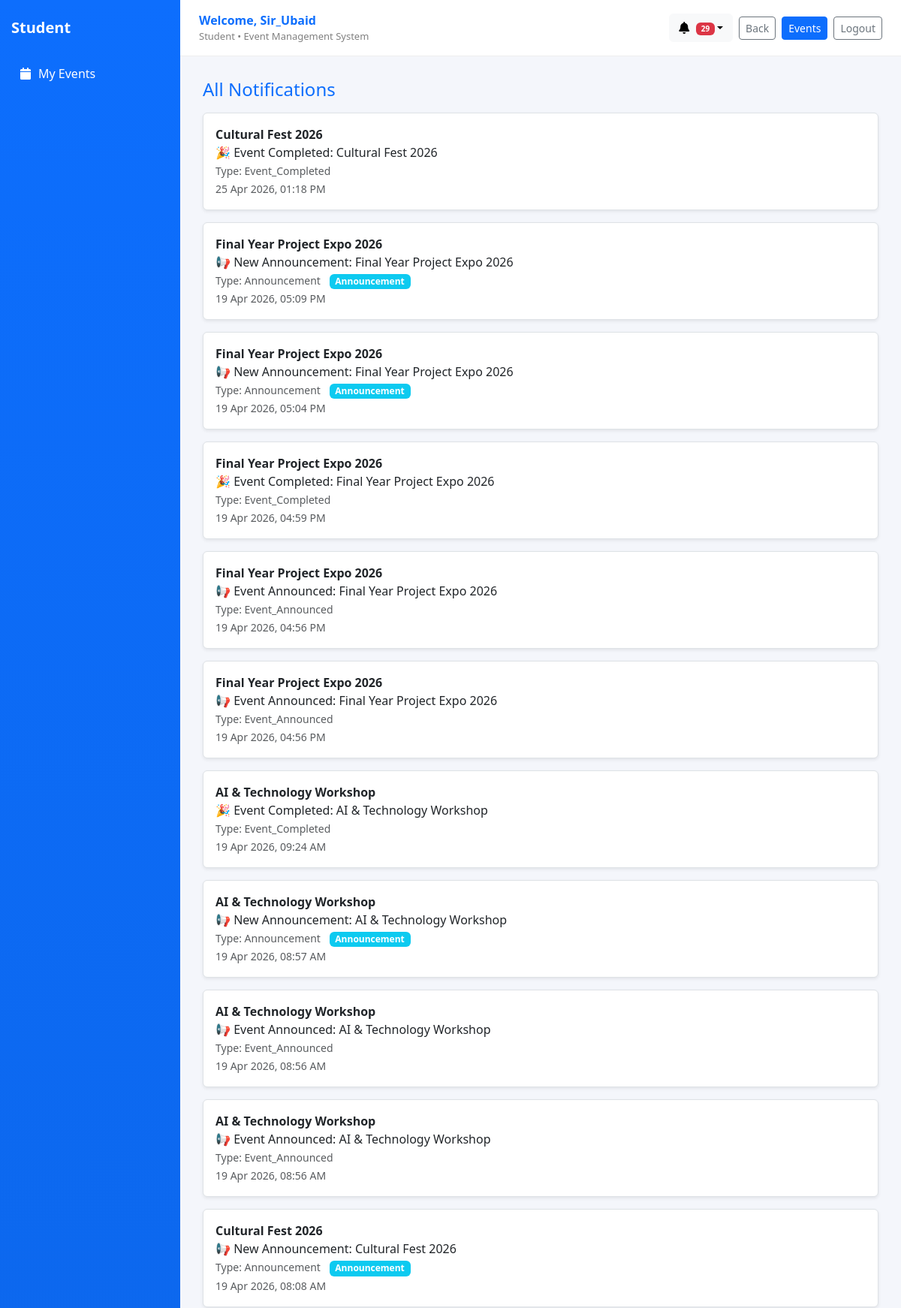
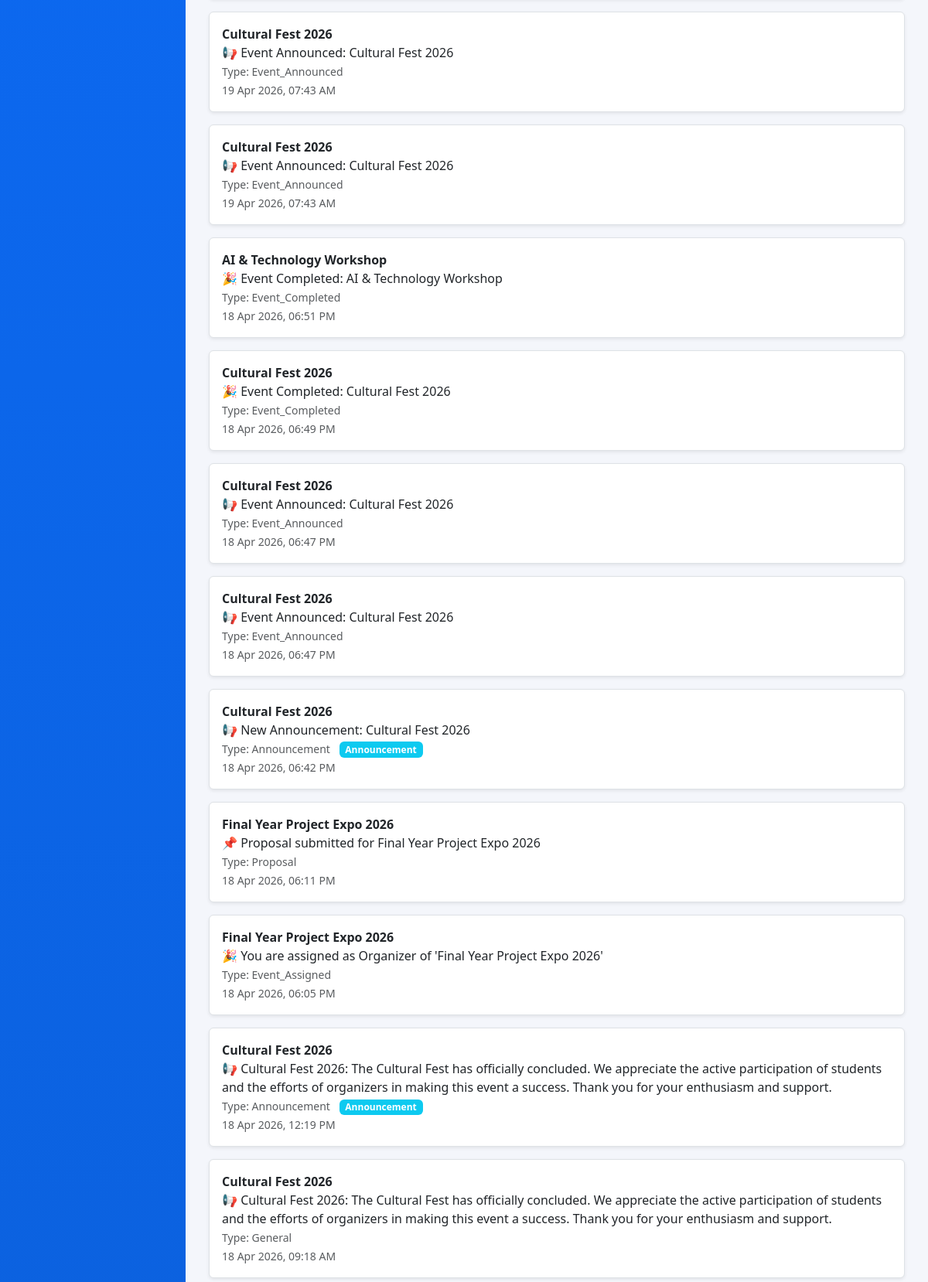
The app's page /notifications/ (signed in, upper part) with its own data (2 pictures, top to bottom).
### events/models.py (models this page shows, shortened)
class Notification(models.Model):
    NOTIF_TYPES = [
        ('event_assigned', 'Event Assigned'),
        ('event_announced', 'Event Announced'),
        ('event_completed', 'Event Completed'),
        ('announcement', 'Announcement'),
        ('feedback', 'Feedback'),
        ('general', 'General'),
    ]
    user = models.ForeignKey(
        User,
        on_delete=models.CASCADE,
        related_name='notifications'
    )
    event = models.ForeignKey(
        Event,
        on_delete=models.CASCADE,
        null=True,
        blank=True
    )
    notification_type = models.CharField(
        max_length=50,
        choices=NOTIF_TYPES,
        default='general'
    )
    message = models.TextField()
    is_read = models.BooleanField(default=False)
    created_at = models.DateTimeField(auto_now_add=True)
    class Meta:
        ordering = ['-created_at']

class Event(models.Model):
    name = models.CharField(max_length=200)
    category = models.ForeignKey(Category, on_delete=models.CASCADE)
    description = models.TextField(blank=True)
    organizer = models.ForeignKey(
        User,
        on_delete=models.SET_NULL,
        null=True,
        blank=True,
        related_name="organized_events"
    )
    venue = models.CharField(max_length=255, blank=True, null=True)
    date = models.DateField(null=True, blank=True)
    status = models.CharField(
        max_length=20,
        choices=EventStatus.choices,
        default=EventStatus.CREATED
    )
    created_at = models.DateTimeField(auto_now_add=True)
    class Meta:
        ordering = ['-created_at']

### events/views.py (the view)
# urls.py: path('notifications/', views.notifications, name='notifications'),
@login_required
def notifications(request):
    notifs = request.user.notifications.all().order_by("-created_at")
    notifs.filter(is_read=False).update(is_read=True)
    return render(request, "events/notifications.html", {
        "notifications": notifs
    })

### events/context_processors.py (called while the page is built)
def notifications_context(request):
    if not request.user.is_authenticated:
        return {}
    user_notifications = Notification.objects.filter(
        user=request.user
    ).order_by("-created_at")
    unread_count = user_notifications.filter(is_read=False).count()
    return {
        "notifications": user_notifications[:10],
        "unread_notifications": unread_count
    }

### events/templates/events/notifications.html (shortened to what this page needs)
{% extends "accounts/dashboard_base.html" %}
{% block content %}
<div class="box">
    <h4 class="text-primary mb-3">All Notifications</h4>
    {% if notifications %}
        {% for n in notifications %}
            <a href="{% url 'events:notification_detail' n.id %}"
               class="d-block mb-3 p-3 border rounded text-decoration-none bg-white shadow-sm">
                <strong class="text-dark">
                    {% if n.event %}
                        {{ n.event.name }}
                    {% else %}
                        System Notification
                    {% endif %}
                </strong>
                <br>
                <span class="text-dark">
                    {{ n.message }}
                </span>
                <br>
                <small class="text-muted">
                    Type: {{ n.notification_type|title }}
                </small>
                {% if n.notification_type == "announcement" %}
                    <span class="badge bg-info ms-2">Announcement</span>
                {% endif %}
                <br>
                <small class="text-muted">
                    {{ n.created_at|date:"d M Y, h:i A" }}
                </small>
            </a>
        {% endfor %}
    {% else %}
        <div class="text-center py-4">
            <p class="text-muted">No notifications available.</p>
        </div>
    {% endif %}
</div>
{% endblock %}

### accounts/templates/accounts/dashboard_base.html (shortened to what this page needs)
{% load static %}
<!DOCTYPE html>
<html lang="en">
<head>
    <link href="https://cdn.jsdelivr.net/npm/bootstrap@5.3.3/dist/css/bootstrap.min.css" rel="stylesheet">
    <link rel="stylesheet" href="https://cdnjs.cloudflare.com/ajax/libs/font-awesome/6.4.0/css/all.min.css">
</head>
<body>
<div class="layout">
    <div class="sidebar">
        <h5>
            {% if request.user.is_superuser %}
                Admin
            {% else %}
                {{ role|default:"student"|title }}
            {% endif %}
        </h5>
        {% if role == 'organizer' %}
            <a href="{% url 'events:dashboard' %}" class="nav-link">
                <i class="fa fa-home"></i> Dashboard
            </a>
            <a href="{% url 'events:my_events' %}" class="nav-link">
                <i class="fa fa-calendar"></i> My Events
            </a>
            <a href="{% url 'events:send_announcement' %}" class="nav-link">
                <i class="fa fa-bullhorn"></i> Announcements
            </a>
        {% else %}
            <a href="{% url 'events:my_events' %}" class="nav-link">
                <i class="fa fa-calendar"></i> My Events
            </a>
        {% endif %}
    </div>
    <div class="main">
        <div class="topbar">
            <div>
                <div class="welcome">
                    Welcome, {{ request.user.username }}
                </div>
                <div class="subtext">
                    {% if request.user.is_superuser %}
                        Admin
                    {% else %}
                        {{ role|default:"student"|title }}
                    {% endif %}
                    • Event Management System
                </div>
            </div>
            <div class="d-flex align-items-center gap-2">
                <div class="dropdown position-relative">
                    <button class="btn btn-light position-relative dropdown-toggle" data-bs-toggle="dropdown">
                        <i class="fa fa-bell"></i>
                        {% if notifications %}
                            {% if notifications|length > 0 %}
                                <span class="badge bg-danger notif-badge">
                                    {{ notifications|length }}
                                </span>
                            {% endif %}
                        {% endif %}
                    </button>
                </div>
                <button onclick="history.back()" class="btn btn-outline-secondary btn-sm">
                    Back
                </button>
                {% if request.user.is_superuser %}
                    <a href="/admin/" class="btn btn-primary btn-sm">Admin</a>
                {% elif role == 'organizer' %}
                    <a href="{% url 'events:dashboard' %}" class="btn btn-primary btn-sm">Dashboard</a>
                {% else %}
                    <a href="{% url 'events:available_events' %}" class="btn btn-primary btn-sm">Events</a>
                {% endif %}
                <a href="{% url 'logout' %}" class="btn btn-outline-secondary btn-sm">Logout</a>
            </div>
        </div>
        <div class="content">
            {% block content %}{% endblock %}
        </div>
    </div>
</div>
</body>
</html>

### accounts/templates/accounts/dashboard_base.html (style rules this page uses)
body { margin: 0; font-family: 'Segoe UI', sans-serif; background: #f4f6fb; }
.layout { display: flex; min-height: 100vh; }
.sidebar { width: 240px; background: linear-gradient(180deg, #0d6efd, #0b5ed7); color: white; padding: 25px 15px; display: flex; flex-direction: column; }
.sidebar h5 { margin-bottom: 25px; font-weight: 600; text-transform: capitalize; }
.nav-link { color: white; padding: 12px; border-radius: 8px; margin-bottom: 8px; display: flex; align-items: center; gap: 10px; text-decoration: none; }
.main { flex: 1; display: flex; flex-direction: column; }
.topbar { height: 75px; background: white; border-bottom: 1px solid #eee; display: flex; justify-content: space-between; align-items: center; padding: 0 25px; }
.welcome { font-size: 16px; font-weight: 700; color: #0d6efd; }
.subtext { font-size: 13px; color: gray; }
.content { padding: 30px; }
.notif-badge { position: absolute; top: -5px; right: -5px; font-size: 10px; }

### records on screen
Notification: event.name "Cultural Fest 2026", message "🎉 Event Completed: Cultural Fest 2026", notification_type "Event_Completed", created_at "25 Apr 2026, 01:18 PM"
Notification: event.name "Final Year Project Expo 2026", message "📢 New Announcement: Final Year Project Expo 2026", notification_type "Announcement", created_at "19 Apr 2026, 05:09 PM"
Notification: event.name "Final Year Project Expo 2026", message "📢 New Announcement: Final Year Project Expo 2026", notification_type "Announcement", created_at "19 Apr 2026, 05:04 PM"
Notification: event.name "Final Year Project Expo 2026", message "🎉 Event Completed: Final Year Project Expo 2026", notification_type "Event_Completed", created_at "19 Apr 2026, 04:59 PM"
Notification: event.name "Final Year Project Expo 2026", message "📢 Event Announced: Final Year Project Expo 2026", notification_type "Event_Announced", created_at "19 Apr 2026, 04:56 PM"
Notification: event.name "Final Year Project Expo 2026", message "📢 Event Announced: Final Year Project Expo 2026", notification_type "Event_Announced", created_at "19 Apr 2026, 04:56 PM"
Notification: event.name "AI & Technology Workshop", message "🎉 Event Completed: AI & Technology Workshop", notification_type "Event_Completed", created_at "19 Apr 2026, 09:24 AM"
Notification: event.name "AI & Technology Workshop", message "📢 New Announcement: AI & Technology Workshop", notification_type "Announcement", created_at "19 Apr 2026, 08:57 AM"
Notification: event.name "AI & Technology Workshop", message "📢 Event Announced: AI & Technology Workshop", notification_type "Event_Announced", created_at "19 Apr 2026, 08:56 AM"
Notification: event.name "AI & Technology Workshop", message "📢 Event Announced: AI & Technology Workshop", notification_type "Event_Announced", created_at "19 Apr 2026, 08:56 AM"
Notification: event.name "Cultural Fest 2026", message "📢 New Announcement: Cultural Fest 2026", notification_type "Announcement", created_at "19 Apr 2026, 08:08 AM"
Notification: event.name "Cultural Fest 2026", message "📢 Event Announced: Cultural Fest 2026", notification_type "Event_Announced", created_at "19 Apr 2026, 07:43 AM"
Notification: event.name "Cultural Fest 2026", message "📢 Event Announced: Cultural Fest 2026", notification_type "Event_Announced", created_at "19 Apr 2026, 07:43 AM"
Notification: event.name "AI & Technology Workshop", message "🎉 Event Completed: AI & Technology Workshop", notification_type "Event_Completed", created_at "18 Apr 2026, 06:51 PM"
Notification: event.name "Cultural Fest 2026", message "🎉 Event Completed: Cultural Fest 2026", notification_type "Event_Completed", created_at "18 Apr 2026, 06:49 PM"
Notification: event.name "Cultural Fest 2026", message "📢 Event Announced: Cultural Fest 2026", notification_type "Event_Announced", created_at "18 Apr 2026, 06:47 PM"
Notification: event.name "Cultural Fest 2026", message "📢 Event Announced: Cultural Fest 2026", notification_type "Event_Announced", created_at "18 Apr 2026, 06:47 PM"
Notification: event.name "Cultural Fest 2026", message "📢 New Announcement: Cultural Fest 2026", notification_type "Announcement", created_at "18 Apr 2026, 06:42 PM"
Notification: event.name "Final Year Project Expo 2026", message "📌 Proposal submitted for Final Year Project Expo 2026", notification_type "Proposal", created_at "18 Apr 2026, 06:11 PM"
Notification: event.name "Final Year Project Expo 2026", message "🎉 You are assigned as Organizer of 'Final Year Project Expo 2026'", notification_type "Event_Assigned", created_at "18 Apr 2026, 06:05 PM"
Notification: event.name "Cultural Fest 2026", message "📢 Cultural Fest 2026: The Cultural Fest has officially concluded. We appreciate the active participation of students and the efforts of organizers in making this event a success. Thank you for your enthusiasm and support.", notification_type "Announcement", created_at "18 Apr 2026, 12:19 PM"
Notification: event.name "Cultural Fest 2026", message "📢 Cultural Fest 2026: The Cultural Fest has officially concluded. We appreciate the active participation of students and the efforts of organizers in making this event a success. Thank you for your enthusiasm and support.", notification_type "General", created_at "18 Apr 2026, 09:18 AM"

### other values on screen
{{ role|default:"student"|title }} "Student"
{{ request.user.username }} "Sir_Ubaid"
{{ notifications|length }} "29"
